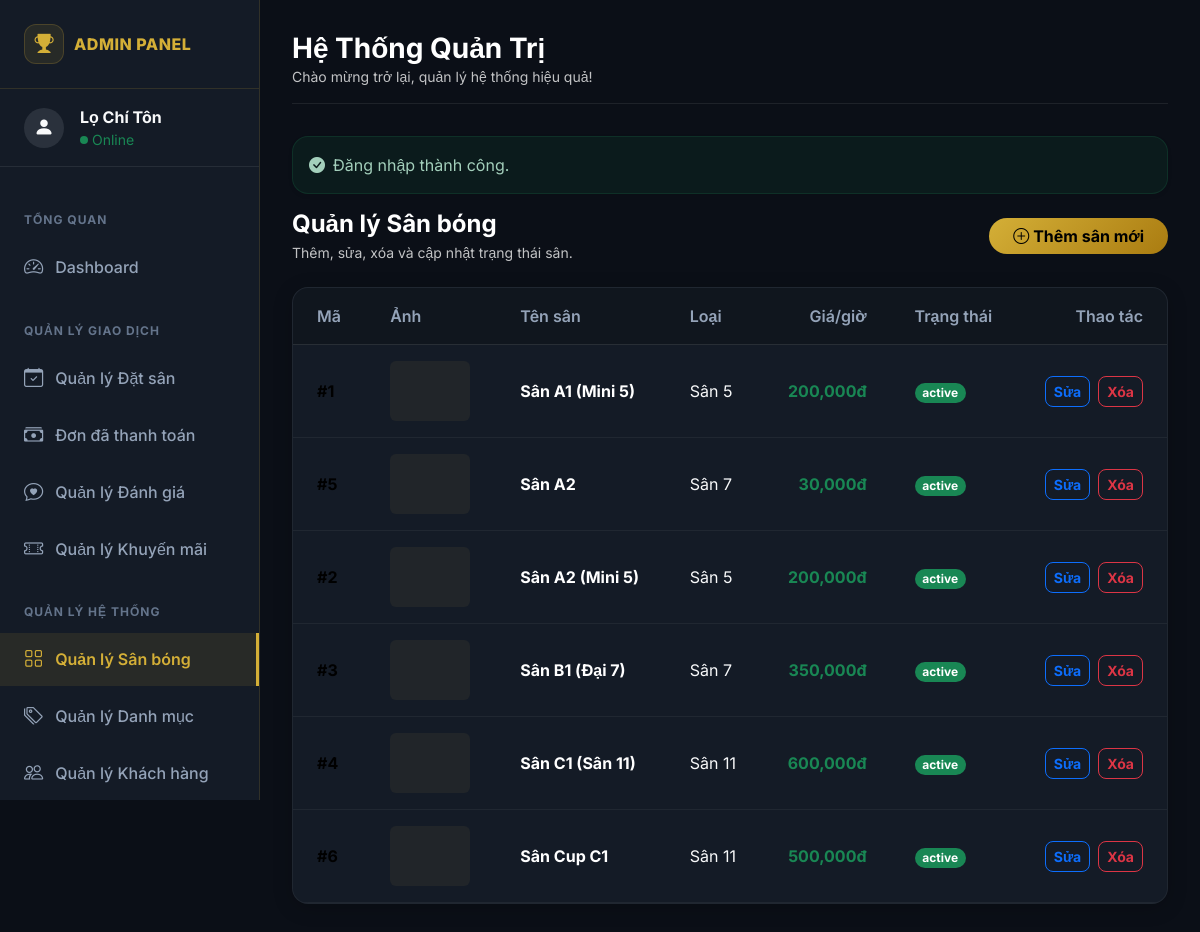
The app's page /index.php?controller=pitch&action=pitches (signed in) with its own data.
### tables this page shows
CREATE TABLE IF NOT EXISTS `pitches` (
  `id` int NOT NULL AUTO_INCREMENT,
  `name` varchar(255) NOT NULL,
  `category_id` int NOT NULL,
  `price_per_hour` decimal(10,2) NOT NULL,
  `status` enum('active','maintenance') NOT NULL DEFAULT 'active',
  `created_at` timestamp NULL DEFAULT CURRENT_TIMESTAMP,
  `image` varchar(255) DEFAULT NULL,
  PRIMARY KEY (`id`),
  KEY `fk_pitches_category` (`category_id`)
);

CREATE TABLE IF NOT EXISTS `categories` (
  `id` int NOT NULL AUTO_INCREMENT,
  `name` varchar(255) NOT NULL,
  `description` text,
  `created_at` timestamp NULL DEFAULT CURRENT_TIMESTAMP,
  PRIMARY KEY (`id`)
);

### app/controllers/PitchController.php (called while the page is built, shortened)
<?php
require_once dirname(__DIR__) . '/models/Pitch.php';
class PitchController {
    private $pitchModel;
    public function __construct() {
        $this->pitchModel = new Pitch();
    }
    public function pitches() {
        $pitches = $this->pitchModel->getAllPitches();
        include dirname(__DIR__) . '/views/layouts/admin_header.php';
        include dirname(__DIR__) . '/views/admin/pitches.php';
        include dirname(__DIR__) . '/views/layouts/admin_footer.php';
    }
}

### app/models/Database.php (called while the page is built)
<?php
class Database {
    private static $instance = null;
    private $conn;
    private function __construct() {
        $host = DB_HOST;
        $db   = DB_NAME;
        $user = DB_USER;
        $pass = DB_PASS;
        $charset = 'utf8mb4';
        $dsn = "mysql:host=$host;dbname=$db;charset=$charset";
        $options = [
            PDO::ATTR_ERRMODE            => PDO::ERRMODE_EXCEPTION,
            PDO::ATTR_DEFAULT_FETCH_MODE => PDO::FETCH_ASSOC,
            PDO::ATTR_EMULATE_PREPARES   => false,
        ];
        try {
            $this->conn = new PDO($dsn, $user, $pass, $options);
        } catch (PDOException $e) {
            throw new PDOException($e->getMessage(), (int)$e->getCode());
        }
    }
    public static function getInstance() {
        if (self::$instance === null) {
            self::$instance = new Database();
        }
        return self::$instance;
    }
    public function getConnection() {
        return $this->conn;
    }
}

### app/models/Pitch.php (called while the page is built, shortened)
<?php
require_once dirname(__DIR__) . '/models/Database.php';
class Pitch {
    private $conn;
    private $table_name = 'pitches';
    public function __construct() {
        $database = Database::getInstance();
        $this->conn = $database->getConnection();
    }
    private function statusColumnExists() {
        $stmt = $this->conn->prepare(
            "SELECT COUNT(*)
             FROM INFORMATION_SCHEMA.COLUMNS
             WHERE TABLE_SCHEMA = ?
               AND TABLE_NAME = ?
               AND COLUMN_NAME = 'status'"
        );
        $stmt->execute([DB_NAME, $this->table_name]);
        $this->hasStatusColumn = ((int)$stmt->fetchColumn() > 0);
        return $this->hasStatusColumn;
    }
    public function getAllPitches() {
        $imageCol = $this->imageColumnExists() ? ', p.image' : '';
        if ($this->statusColumnExists()) {
            $query = "SELECT p.id, p.name, p.category_id, c.name AS type, p.price_per_hour, p.status {$imageCol}
                      FROM " . $this->table_name . " p
                      LEFT JOIN categories c ON p.category_id = c.id
                      ORDER BY p.name ASC";
        } else {
            $query = "SELECT p.id, p.name, p.category_id, c.name AS type, p.price_per_hour, 'active' AS status {$imageCol}
                      FROM " . $this->table_name . " p
                      LEFT JOIN categories c ON p.category_id = c.id
                      ORDER BY p.name ASC";
        }
        $stmt = $this->conn->prepare($query);
        $stmt->execute();
        return $stmt->fetchAll();
    }
    private function imageColumnExists() {
        $stmt = $this->conn->prepare(
            "SELECT COUNT(*)
             FROM INFORMATION_SCHEMA.COLUMNS
             WHERE TABLE_SCHEMA = ?
               AND TABLE_NAME = ?
               AND COLUMN_NAME = 'image'"
        );
        $stmt->execute([DB_NAME, $this->table_name]);
        return ((int)$stmt->fetchColumn() > 0);
    }
}

### app/views/admin/pitches.php (the view, shortened to what this page needs)
<div class="d-flex flex-wrap align-items-center justify-content-between gap-2 mb-4">
    <div>
        <h4 class="fw-bold text-white mb-1">Quản lý Sân bóng</h4>
        <div class="text-muted small">Thêm, sửa, xóa và cập nhật trạng thái sân.</div>
    </div>
    <div class="d-flex gap-2">
        <a class="btn btn-gold rounded-pill fw-bold px-4" href="<?= BASE_URL ?>index.php?controller=pitch&action=createPitch">
            <i class="bi bi-plus-circle me-1"></i>Thêm sân mới
        </a>
    </div>
</div>
<div class="admin-card overflow-hidden">
    <div class="table-responsive">
        <table class="table mb-0">
            <thead>
                <tr>
                    <th class="px-4 py-3">Mã</th>
                    <th class="px-4 py-3">Ảnh</th>
                    <th class="px-4 py-3">Tên sân</th>
                    <th class="px-4 py-3">Loại</th>
                    <th class="px-4 py-3 text-end">Giá/giờ</th>
                    <th class="px-4 py-3">Trạng thái</th>
                    <th class="px-4 py-3 text-end">Thao tác</th>
                </tr>
            </thead>
            <tbody>
                <?php if (!empty($pitches)): ?>
                    <?php foreach ($pitches as $p): ?>
                        <?php
                        $status = $p['status'] ?? 'active';
                        $badge = $status === 'active' ? 'bg-success' : 'bg-warning';
                        ?>
                        <tr>
                            <td class="px-4 py-3 fw-bold text-gold">#<?= (int)$p['id'] ?></td>
                            <td class="px-4 py-3">
                                <?php if (!empty($p['image'])): ?>
                                    <img src="<?= BASE_URL . 'public/uploads/' . htmlspecialchars($p['image'], ENT_QUOTES, 'UTF-8') ?>" alt="<?= htmlspecialchars($p['name'], ENT_QUOTES, 'UTF-8') ?>" class="img-thumbnail" style="width: 80px; height: 60px; object-fit: cover;">
                                <?php else: ?>
                                    <div class="bg-dark rounded" style="width: 80px; height: 60px;"></div>
                                <?php endif; ?>
                            </td>
                            <td class="px-4 py-3 fw-bold text-white"><?= htmlspecialchars($p['name'] ?? '', ENT_QUOTES, 'UTF-8') ?></td>
                            <td class="px-4 py-3 text-light"><?= htmlspecialchars($p['type'] ?? '', ENT_QUOTES, 'UTF-8') ?></td>
                            <td class="px-4 py-3 text-end fw-bold text-success"><?= number_format((float)($p['price_per_hour'] ?? 0)) ?>đ</td>
                            <td class="px-4 py-3"><span class="badge rounded-pill <?= $badge ?>"><?= htmlspecialchars($status, ENT_QUOTES, 'UTF-8') ?></span></td>
                            <td class="px-4 py-3 text-end">
                                <div class="d-flex gap-2 justify-content-end">
                                    <a class="btn btn-outline-primary btn-sm fw-bold rounded-3" href="<?= BASE_URL ?>index.php?controller=pitch&action=editPitch&id=<?= (int)$p['id'] ?>">
                                        Sửa
                                    </a>
                                    <form method="POST" action="<?= BASE_URL ?>index.php?controller=pitch&action=deletePitch" onsubmit="return confirm('Xóa sân này?');">
                                        <button class="btn btn-outline-danger btn-sm fw-bold rounded-3" type="submit">Xóa</button>
                                    </form>
                                </div>
                            </td>
                        </tr>
                    <?php endforeach; ?>
                <?php endif; ?>
            </tbody>
        </table>
    </div>
</div>

### app/views/layouts/admin_header.php (style rules this page uses)
:root { --dark-bg: #0b0f17; --card-bg: #141b26; --gold: #d4af37; --gold-hover: #f3e5ab; --sidebar-width: 260px; }
body { font-family: 'Inter', sans-serif; background: var(--dark-bg); color: #ffffff; overflow-x: hidden; }
.text-muted { color: rgba(255, 255, 255, 0.75) !important; }
.admin-card { background-color: var(--card-bg); border: 1px solid rgba(255, 255, 255, 0.05); border-radius: 16px; box-shadow: 0 4px 20px rgba(0, 0, 0, 0.2); }
.table { color: #e2e8f0; margin-bottom: 0; }
.table th { background-color: rgba(0,0,0,0.2) !important; color: #94a3b8 !important; border-bottom: 1px solid rgba(255, 255, 255, 0.1) !important; font-weight: 600; padding: 1rem; }
.table td { background-color: transparent !important; border-bottom: 1px solid rgba(255, 255, 255, 0.05) !important; vertical-align: middle; padding: 1rem; }
.btn-gold { background: linear-gradient(135deg, #d4af37, #aa7c11); color: #000 !important; border: none; font-weight: 800; transition: all 0.3s ease; }

### records on screen
pitches: id "1", name "Sân A1 (Mini 5)", category.name "Sân 5", price_per_hour "200,000", status "active"
pitches: id "5", name "Sân A2", category.name "Sân 7", price_per_hour "30,000", status "active"
pitches: id "2", name "Sân A2 (Mini 5)", category.name "Sân 5", price_per_hour "200,000", status "active"
pitches: id "3", name "Sân B1 (Đại 7)", category.name "Sân 7", price_per_hour "350,000", status "active"
pitches: id "4", name "Sân C1 (Sân 11)", category.name "Sân 11", price_per_hour "600,000", status "active"
pitches: id "6", name "Sân Cup C1", category.name "Sân 11", price_per_hour "500,000", status "active"

### other values on screen
$_SESSION['user']['fullname'] "Lọ Chí Tôn"
$flashSuccess "Đăng nhập thành công."
